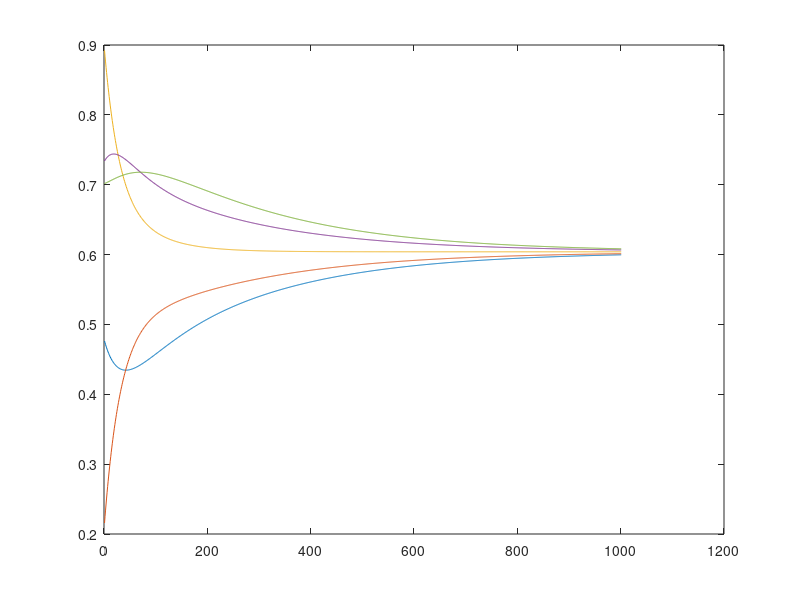

MATLAB code for this plot:
%% Consensus algorithm
% Va a ser util mas adelante...creo...
% De nuevo supongamos integradores por simplicidad
clear all
clc

dt = 0.01;

x = rand(5,1);
L = [1 -1 0;-1 2 -1;0 -1 1];
Q = [1 -1 0 0 0;
    -1 2 -1 0 0;
     0 -1 2 -1 0;
     0 0 -1 2 -1;
     0 0 0 -1 1];
 
omega = [0 0.5 0 0.5 0;
        0 0 0.5 0.5 0;
        0 1 0 0 0;
        0 0 0 0 1;
        0.5 0.5 0 0 0];

for i = 1:1000
      x(:,i+1) = x(:,i) - dt*Q*x(:,i);
end

plot(x')
